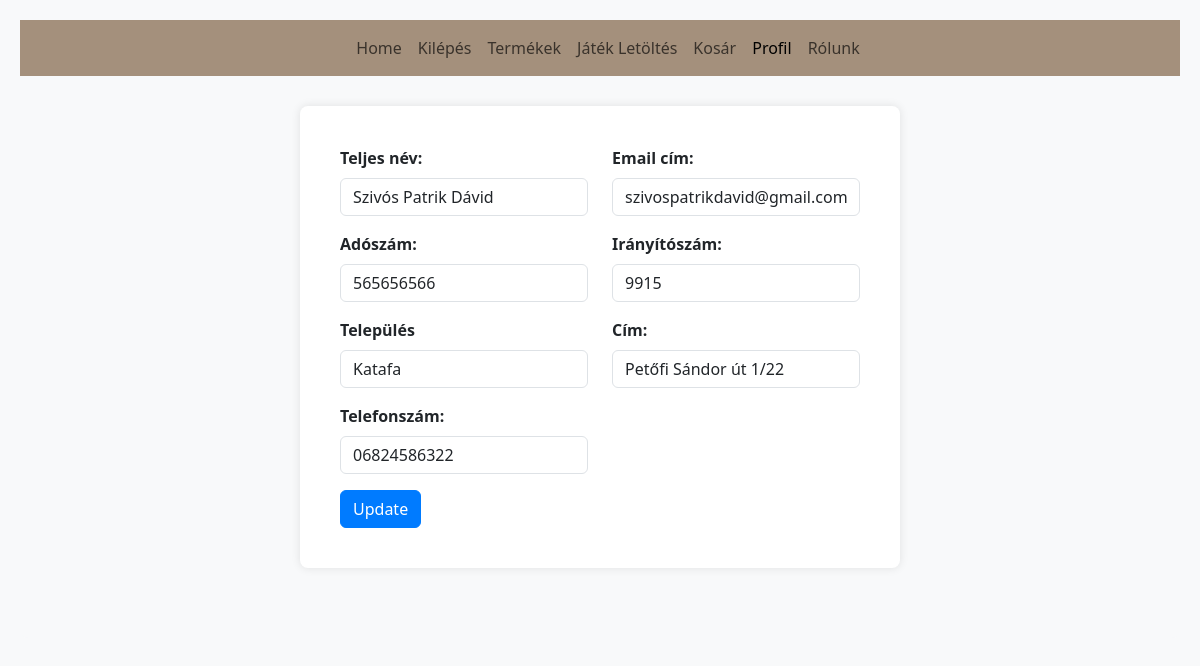
The app's page /index.php?menu=profil (signed in) with its own data.
### tables this page shows
CREATE TABLE `users` (
  `userid` int(10) UNSIGNED NOT NULL,
  `username` varchar(100) NOT NULL,
  `password` varchar(100) NOT NULL,
  `regisztralt` datetime NOT NULL DEFAULT current_timestamp(),
  `pontszam` int(10) NOT NULL DEFAULT 0,
  `halalokszama` int(10) NOT NULL DEFAULT 0,
  `Levels` int(10) NOT NULL DEFAULT 1,
  `skin` int(10) NOT NULL DEFAULT 0,
  `teljesnev` varchar(30) NOT NULL,
  `emailcim` varchar(100) NOT NULL,
  `adoszam` varchar(11) DEFAULT NULL,
  `iranyitoszam` varchar(4) DEFAULT NULL,
  `telepules` varchar(20) DEFAULT NULL,
  `cim` varchar(50) DEFAULT NULL,
  `telefonszam` varchar(12) DEFAULT NULL
);

### classes/Database.php (called while the page is built, shortened)
<?php
class Database
{
    private $db = null;
    public function __construct($host, $username, $passwor, $db)
    {
        $this->db = new mysqli($host, $username, $passwor, $db);
    }
    public function Profil()
    {
        $stmt = $this->db->prepare("SELECT * FROM users WHERE username = ?");
        $stmt->bind_param("s", $_SESSION['username']);
        $stmt->execute();
        $result = $stmt->get_result();
        return $result->fetch_assoc();
    }
}

### pages/profil.php (the view, shortened to what this page needs)
<?php
$userData = $db->Profil();
if (isset($userData) && !empty($userData)) {
    $teljesnev = $userData['teljesnev'];
    $emailcim = $userData['emailcim'];
    $adoszam = $userData['adoszam'];
    $iranyitoszam = $userData['iranyitoszam'];
    $telepules = $userData['telepules'];
    $cim = $userData['cim'];
    $telefonszam = $userData['telefonszam'];
}
?>
<div class="container">
    <form action="#" method="post">
        <div class="row">
            <div class="col-6">
                <div class="mb-3">
                    <label for="teljesnev" class="form-label">Teljes név:</label>
                    <input type="text" class="form-control" id="teljesnev" name="teljesnev" minlength="1" value="<?php echo $teljesnev; ?>">
                </div>
            </div>
            <div class="col-6">
                <div class="mb-3">
                    <label for="emailcim" class="form-label">Email cím:</label>
                    <input type="text" class="form-control" id="emailcim" name="emailcim" minlength="1" aria-describedby="emailHelp" value="<?php echo $emailcim; ?>">
                </div>
            </div>
        </div>
        <div class="row">
            <div class="col-6">
                <div class="mb-3">
                    <label for="adoszam" class="form-label">Adószám:</label>
                    <input type="text" class="form-control" id="adoszam" name="adoszam" value="<?php echo $adoszam; ?>">
                </div>
            </div>
            <div class="col-6">
                <div class="mb-3">
                    <label for="iranyitoszam" class="form-label">Irányítószám:</label>
                    <input type="number" class="form-control" id="iranyitoszam" minlength="4" name="iranyitoszam" value="<?php echo $iranyitoszam; ?>">
                </div>
            </div>
        </div>
        <div class="row">
            <div class="col-6">
                <div class="mb-3">
                    <label for="telepules" class="form-label">Település</label>
                    <input type="text" class="form-control" id="telepules" name="telepules" value="<?php echo $telepules; ?>">
                </div>
            </div>
            <div class="col-6">
                <div class="mb-3">
                    <label for="cim" class="form-label">Cím:</label>
                    <input type="text" class="form-control" id="cim" name="cim" value="<?php echo $cim; ?>">
                </div>
            </div>
        </div>
        <div class="row">
            <div class="col-6">
                <div class="mb-3">
                    <label for="telefonszam" class="form-label">Telefonszám:</label>
                    <input type="number" class="form-control" id="telefonszam" name="telefonszam" minlength="11" value="<?php echo $telefonszam; ?>">
                </div>
            </div>
        </div>
        <button id="updateButton" type="submit" class="btn btn-primary" name="editadatok" value="true">Update</button>
    </form>
</div>

### layout/main.css (style rules this page uses)
body { background-color: #f8f9fa; padding: 20px; }
.container { max-width: 600px; margin: 30px auto; background-color: #fff; border-radius: 8px; padding: 40px; box-shadow: 0 0 10px rgba(0, 0, 0, 0.1); }
.form-label { font-weight: bold; }
.btn-primary { background-color: #007bff; border-color: #007bff; }

### records on screen
users: teljesnev "Szivós Patrik Dávid", emailcim "szivospatrikdavid@gmail.com", adoszam "565656566", iranyitoszam "9915", telepules "Katafa", cim "Petőfi Sándor út 1/22", telefonszam "06824586322"
